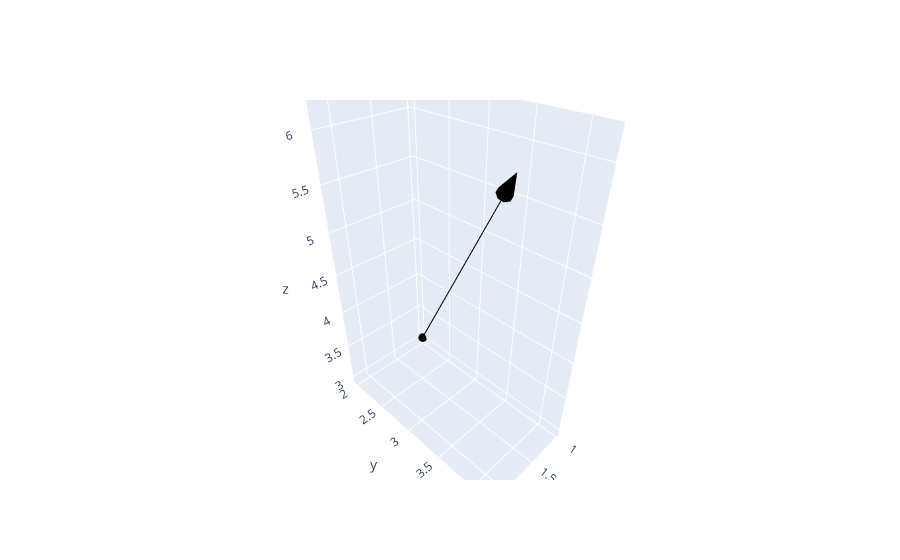

Source (notebook cell):
### Markdown cell above
As the object is a vector we can shift its origin when using the quiverly method

### Code cell
f, o = V.quiverly(origin=[1,2,3])
f.show()

### Figure 1 — Plotly figure (JSON) as saved in the notebook; plotly's stock layout.template omitted (floating-point values rounded to 4 significant figures)
{"data": [{"line": {"color": "black"}, "marker": {"size": 0}, "name": "Vector", "showlegend": false, "type": "scatter3d", "x": [1, 2], "y": [2, 4], "z": [3, 6]}, {"colorscale": [[0, "black"], [1, "black"]], "showscale": false, "type": "cone", "u": [0.1336], "v": [0.2673], "w": [0.4009], "x": [2], "y": [4], "z": [6]}], "layout": {}}
